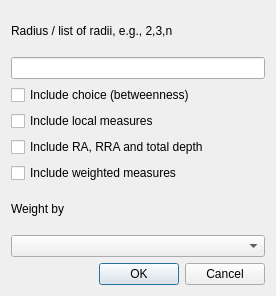
<?xml version="1.0" encoding="UTF-8"?>
<ui version="4.0">
 <class>CAxialAnalysisOptionsDlg</class>
 <widget class="QDialog" name="CAxialAnalysisOptionsDlg">
  <property name="geometry">
   <rect>
    <x>0</x>
    <y>0</y>
    <width>276</width>
    <height>296</height>
   </rect>
  </property>
  <property name="windowTitle">
   <string>Axial Analysis Options</string>
  </property>
  <property name="layoutDirection">
   <enum>Qt::LeftToRight</enum>
  </property>
  <layout class="QVBoxLayout" name="verticalLayout_4">
   <item>
    <layout class="QVBoxLayout" name="verticalLayout">
     <item>
      <widget class="QLabel" name="label">
       <property name="text">
        <string>Radius / list of radii, e.g., 2,3,n</string>
       </property>
      </widget>
     </item>
     <item>
      <widget class="QLineEdit" name="c_radius"/>
     </item>
    </layout>
   </item>
   <item>
    <layout class="QVBoxLayout" name="verticalLayout_2">
     <item>
      <widget class="QCheckBox" name="c_choice">
       <property name="layoutDirection">
        <enum>Qt::LeftToRight</enum>
       </property>
       <property name="autoFillBackground">
        <bool>false</bool>
       </property>
       <property name="text">
        <string>Include choice (betweenness)</string>
       </property>
       <property name="tristate">
        <bool>false</bool>
       </property>
      </widget>
     </item>
     <item>
      <widget class="QCheckBox" name="c_local">
       <property name="layoutDirection">
        <enum>Qt::LeftToRight</enum>
       </property>
       <property name="text">
        <string>Include local measures</string>
       </property>
      </widget>
     </item>
     <item>
      <widget class="QCheckBox" name="c_rra">
       <property name="text">
        <string>Include RA, RRA and total depth</string>
       </property>
      </widget>
     </item>
     <item>
      <widget class="QCheckBox" name="c_weighted">
       <property name="text">
        <string>Include weighted measures</string>
       </property>
      </widget>
     </item>
    </layout>
   </item>
   <item>
    <layout class="QVBoxLayout" name="verticalLayout_3">
     <item>
      <widget class="QLabel" name="label_2">
       <property name="text">
        <string>Weight by</string>
       </property>
      </widget>
     </item>
     <item>
      <widget class="QComboBox" name="c_attribute_chooser"/>
     </item>
    </layout>
   </item>
   <item>
    <layout class="QHBoxLayout" name="horizontalLayout">
     <item>
      <spacer name="horizontalSpacer">
       <property name="orientation">
        <enum>Qt::Horizontal</enum>
       </property>
       <property name="sizeHint" stdset="0">
        <size>
         <width>58</width>
         <height>20</height>
        </size>
       </property>
      </spacer>
     </item>
     <item>
      <widget class="QPushButton" name="c_ok">
       <property name="text">
        <string>OK</string>
       </property>
      </widget>
     </item>
     <item>
      <widget class="QPushButton" name="c_cancel">
       <property name="text">
        <string>Cancel</string>
       </property>
      </widget>
     </item>
    </layout>
   </item>
  </layout>
 </widget>
 <resources/>
 <connections>
  <connection>
   <sender>c_radius</sender>
   <signal>textChanged(QString)</signal>
   <receiver>CAxialAnalysisOptionsDlg</receiver>
   <slot>OnUpdateRadius()</slot>
   <hints>
    <hint type="sourcelabel">
     <x>102</x>
     <y>51</y>
    </hint>
    <hint type="destinationlabel">
     <x>148</x>
     <y>66</y>
    </hint>
   </hints>
  </connection>
  <connection>
   <sender>c_weighted</sender>
   <signal>clicked()</signal>
   <receiver>CAxialAnalysisOptionsDlg</receiver>
   <slot>OnWeighted()</slot>
   <hints>
    <hint type="sourcelabel">
     <x>100</x>
     <y>187</y>
    </hint>
    <hint type="destinationlabel">
     <x>156</x>
     <y>205</y>
    </hint>
   </hints>
  </connection>
  <connection>
   <sender>c_ok</sender>
   <signal>clicked()</signal>
   <receiver>CAxialAnalysisOptionsDlg</receiver>
   <slot>OnOK()</slot>
   <hints>
    <hint type="sourcelabel">
     <x>53</x>
     <y>292</y>
    </hint>
    <hint type="destinationlabel">
     <x>107</x>
     <y>254</y>
    </hint>
   </hints>
  </connection>
  <connection>
   <sender>c_cancel</sender>
   <signal>clicked()</signal>
   <receiver>CAxialAnalysisOptionsDlg</receiver>
   <slot>OnCancel()</slot>
   <hints>
    <hint type="sourcelabel">
     <x>158</x>
     <y>289</y>
    </hint>
    <hint type="destinationlabel">
     <x>186</x>
     <y>256</y>
    </hint>
   </hints>
  </connection>
 </connections>
 <slots>
  <slot>OnUpdateRadius()</slot>
  <slot>OnWeighted()</slot>
  <slot>OnOK()</slot>
  <slot>OnCancel()</slot>
 </slots>
</ui>
